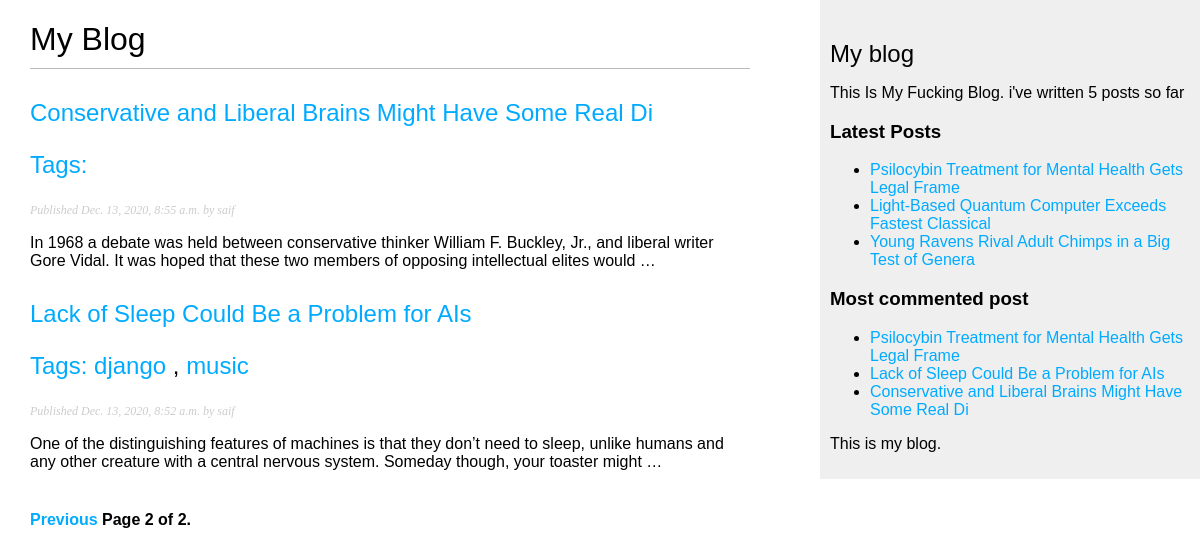
/blog/?page=2, run on an earlier commit of the app's database.
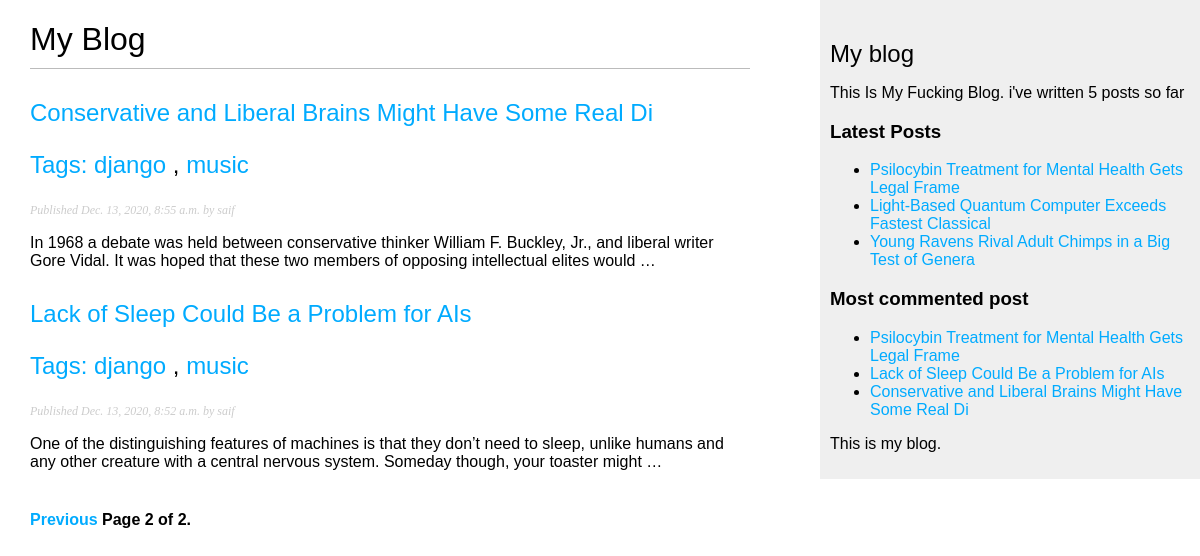
And on a later commit of the database.
### blogg/models.py (models this page shows, shortened)
class Post(models.Model):
    title = models.CharField(max_length=55)
    slug = models.SlugField(max_length=55, unique_for_date='publish')
    author = models.ForeignKey(User, related_name='blog_posts' ,on_delete=models.CASCADE)
    body = models.TextField()
    publish = models.DateTimeField(default=timezone.now)
    created = models.DateTimeField(auto_now_add=True)
    update = models.DateTimeField(auto_now=True)
    status = models.CharField(max_length=10, choices=STATUS_CHOICES, default='draft')
    class Meta:
        ordering = ('-publish', )
    def get_absolute_url(self):
        return reverse('blogg:post_detail', args=[self.publish.year, self.publish.month, self.publish.day, self.slug])
    published = PublishManager()
    tags = TaggableManager()

### blogg/views.py (the view)
# urls.py: path('', views.post_list, name='post_list'),
def post_list(request, tag_slug=None):
    object_list = Post.published.all()
    tag = None
    if tag_slug:
        tag = get_object_or_404(Tag, slug=tag_slug)
        object_list = object_list.filter(tags__in=[tag])
    paignoter = Paginator(object_list, 3)
    page = request.GET.get('page')
    try:
        posts = paignoter.page(page)
    except PageNotAnInteger:
        posts = paignoter.page(1)
    except EmptyPage:
        posts = paignoter.page(paignoter.num_pages)
    return render(request, 'blogg/post/list.html', {'posts': posts, 'page': page, 'tag': tag})

### blogg/models.py (called while the page is built)
    def get_queryset(self):
        return super(PublishManager, self).get_queryset().filter(status='draft')

### blogg/templatetags/blogg_tags.py (called while the page is built)
@register.simple_tag
def total_post():
    return Post.published.count()

@register.inclusion_tag('blogg/post/lastest_post.html')
def show_latest_posts(count=5):
    lastest = Post.published.order_by('-publish')[:count]
    return {'latest': lastest}

@register.inclusion_tag('blogg/post/latest_comments.html')
def get_most_comments_post(count=5):
    comment =  Post.published.annotate(
        total_comments =Count('comments')).order_by('-total_comments')[:count]
    return {'comment': comment}

### blogg/templates/blogg/post/list.html (shortened to what this page needs)
{% extends "blogg/base.html" %}
{% block content %}
  <h1>My Blog</h1>
  {% for post in posts %}
    <h2>
      <a href="{{ post.get_absolute_url }}">
        {{ post.title }}
        <p class="tags">
          Tags:
          {% for tag in post.tags.all %}
          <a href="{% url 'blogg:post_list_tag' tag.slug %}">{{tag.name}}</a>
          {% if not forloop.last %}, {% endif %}
          {% endfor %}
        </p>
      </a>
    </h2>
    <p class="date">
      Published {{ post.publish }} by {{ post.author }}
    </p>
    {{ post.body|truncatewords:30|linebreaks }}
  {% endfor %}
  {% include "paign.html" with page=posts %}
{% endblock %}

### blogg/templates/blogg/post/lastest_post.html
<ul>
    {% for post in latest %}
    <li>
        <a href="{{post.get_absolute_url}}">{{post.title}}</a>
    </li>
    {% endfor %}
</ul>

### blogg/templates/blogg/post/latest_comments.html
<h3>Most commented post</h3>
<ul>
    {% for post in comment %}
    <li>
        <a href="{{post.get_absolute_url}}">{{post.title}}</a>
    </li>
    {% endfor %}
</ul>

What changed in the data, as far as the page shows it:
changed Post "Conservative and Liberal Brains Might Have Some Real Di": gains Tag (name "django"); gains Tag (name "music")
